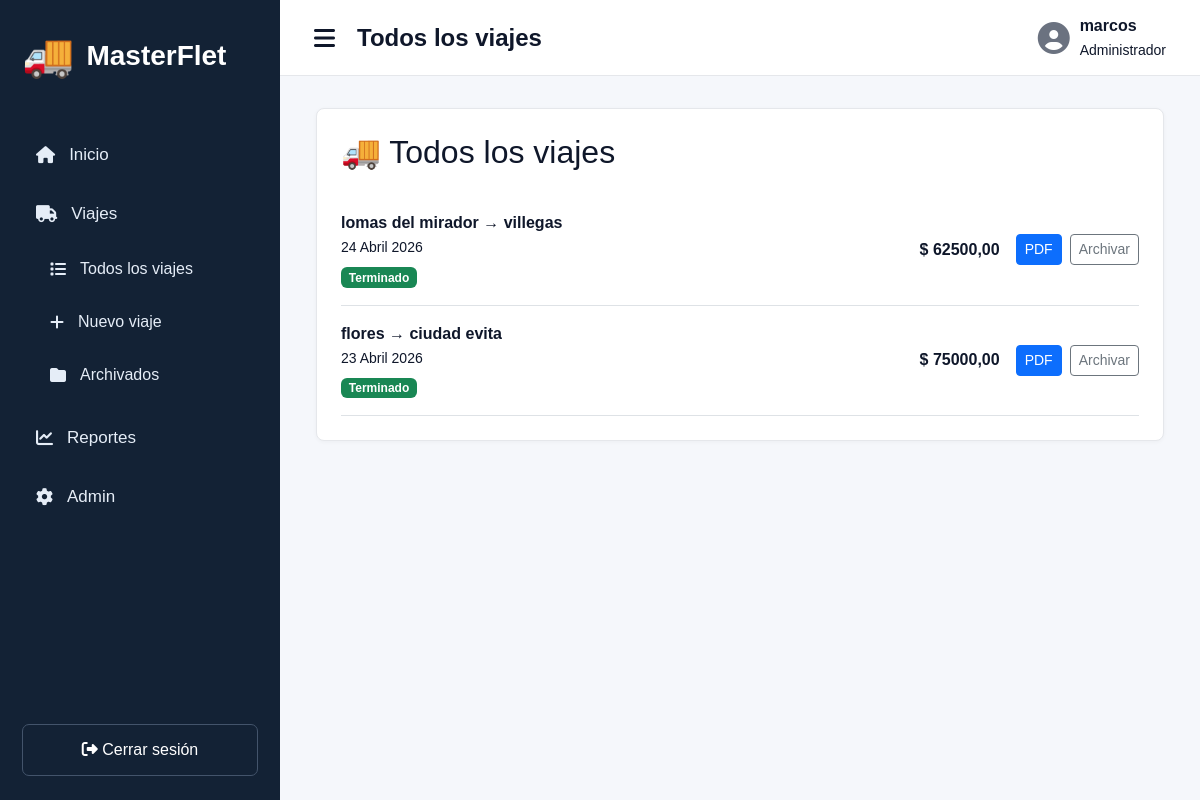
/viajes/, run on an earlier commit of the app's database.
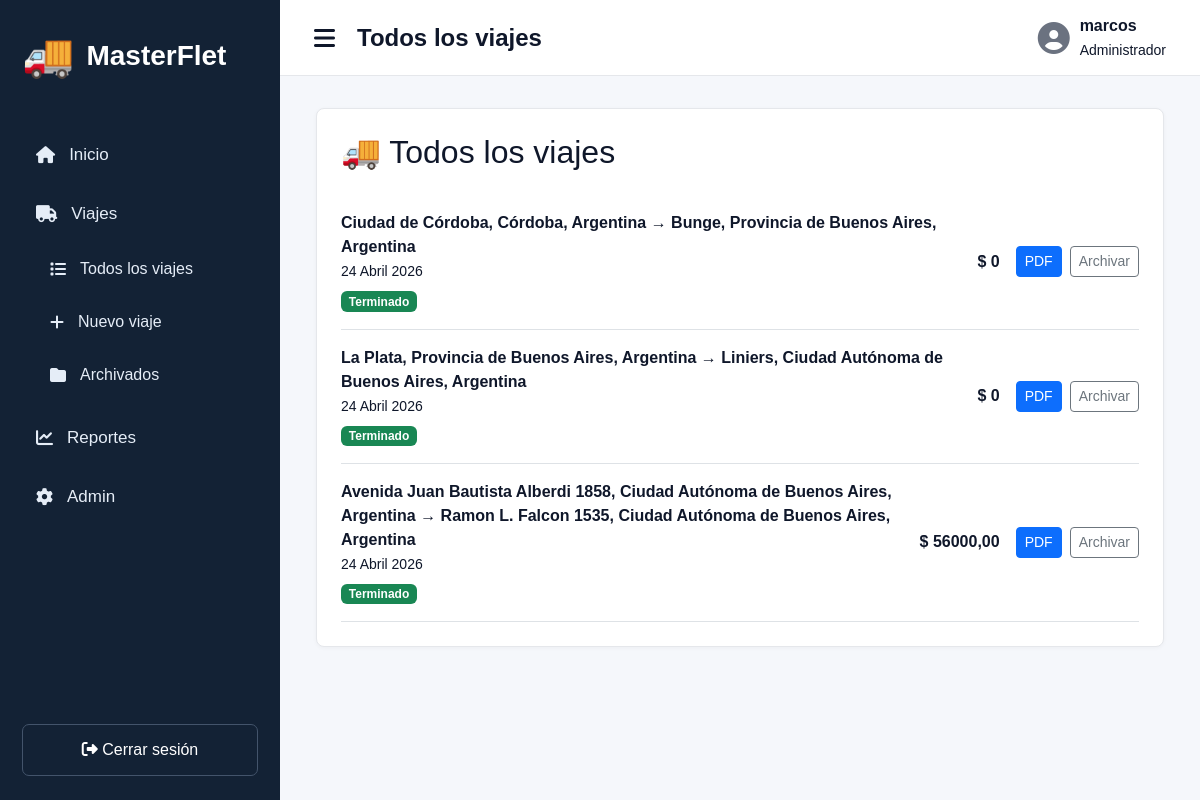
And on a later commit of the database.
### viajes/models.py (models this page shows, shortened)
class Viaje(models.Model):
    ESTADOS = [
        ('pendiente', 'Pendiente'),
        ('en_curso', 'En curso'),
        ('terminado', 'Terminado'),
        ('cancelado', 'Cancelado'),
    ]
    cliente = models.ForeignKey(Cliente, on_delete=models.CASCADE)
    origen = models.CharField(max_length=200)
    destino = models.CharField(max_length=200)
    fecha = models.DateField()
    hora = models.TimeField(null=True, blank=True)
    estado = models.CharField(max_length=20, choices=ESTADOS, default='pendiente')
    chofer = models.ForeignKey(Chofer, on_delete=models.SET_NULL, null=True, blank=True)
    camioneta = models.ForeignKey(Camioneta, on_delete=models.SET_NULL, null=True, blank=True)
    horas_trabajadas = models.PositiveIntegerField(null=True, blank=True)
    minutos_trabajados = models.PositiveIntegerField(null=True, blank=True)
    precio_total = models.DecimalField(max_digits=10, decimal_places=2, null=True, blank=True)
    observaciones = models.TextField(blank=True)
    activo = models.BooleanField(default=True)

### viajes/views.py (the view)
# urls.py: path('viajes/', todos_los_viajes, name='viajes'),
def todos_los_viajes(request):
    viajes = Viaje.objects.filter(activo=True).order_by('-fecha', '-hora')
    return render(request, 'todos_los_viajes.html', {
        'viajes': viajes
    })

### viajes/templates/todos_los_viajes.html
{% extends "base.html" %}
{% block titulo %}Todos los viajes{% endblock %}
{% block contenido %}
<div class="panel">
    <h2 class="mb-4">🚚 Todos los viajes</h2>
    {% for viaje in viajes %}
        <div class="border-bottom py-3 d-flex justify-content-between align-items-center gap-3">
            <div style="flex: 1;">
                <strong>{{ viaje.origen }} → {{ viaje.destino }}</strong><br>
                <small>{{ viaje.fecha }}</small><br>
                {% if viaje.estado == "pendiente" %}
                    <span class="badge bg-warning text-dark mt-2">Pendiente</span>
                {% elif viaje.estado == "en_curso" %}
                    <span class="badge bg-primary mt-2">En curso</span>
                {% elif viaje.estado == "terminado" %}
                    <span class="badge bg-success mt-2">Terminado</span>
                {% else %}
                    <span class="badge bg-secondary mt-2">{{ viaje.estado }}</span>
                {% endif %}
            </div>
            <div>
                <strong>
                    {% if viaje.precio_total %}
                        $ {{ viaje.precio_total }}
                    {% else %}
                        $ 0
                    {% endif %}
                </strong>
            </div>
            <div class="d-flex gap-2">
                {% if viaje.estado == "pendiente" %}
                    <a href="{% url 'cambiar_estado' viaje.id %}" class="btn btn-warning btn-sm">
                        Iniciar
                    </a>
                {% elif viaje.estado == "en_curso" %}
                    <a href="{% url 'finalizar_viaje' viaje.id %}" class="btn btn-success btn-sm">
                        Finalizar
                    </a>
                {% elif viaje.estado == "terminado" %}
                    <a href="{% url 'comprobante' viaje.id %}" class="btn btn-primary btn-sm">
                        PDF
                    </a>
                {% endif %}
                <a href="{% url 'archivar_viaje' viaje.id %}" class="btn btn-outline-secondary btn-sm">
                    Archivar
                </a>
            </div>
        </div>
    {% empty %}
        <p>No hay viajes cargados.</p>
    {% endfor %}
</div>
{% endblock %}

What changed in the data, as far as the page shows it:
removed Viaje: origen "lomas del mirador", destino "villegas", fecha "24 Abril 2026", estado "Terminado", precio_total "62500,00"
removed Viaje: origen "flores", destino "ciudad evita", fecha "23 Abril 2026", estado "Terminado", precio_total "75000,00"
added Viaje: origen "Ciudad de Córdoba, Córdoba, Argentina", destino "Bunge, Provincia de Buenos Aires, Argentina", fecha "24 Abril 2026", estado "Terminado", shows "$ 0"
added Viaje: origen "La Plata, Provincia de Buenos Aires, Argentina", destino "Liniers, Ciudad Autónoma de Buenos Aires, Argentina", fecha "24 Abril 2026", estado "Terminado", shows "$ 0"
added Viaje: origen "Avenida Juan Bautista Alberdi 1858, Ciudad Autónoma de Buenos Aires, Argentina", destino "Ramon L. Falcon 1535, Ciudad Autónoma de Buenos Aires, Argentina", fecha "24 Abril 2026", estado "Terminado", precio_total "56000,00"
